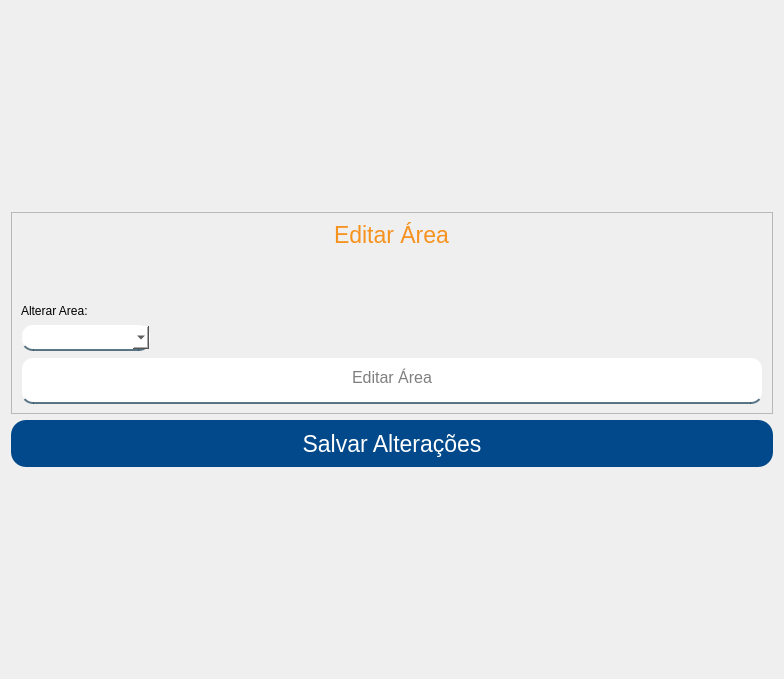
<?xml version="1.0" encoding="UTF-8"?>
<ui version="4.0">
 <class>Form</class>
 <widget class="QWidget" name="Form">
  <property name="geometry">
   <rect>
    <x>0</x>
    <y>0</y>
    <width>780</width>
    <height>679</height>
   </rect>
  </property>
  <property name="windowTitle">
   <string>Form</string>
  </property>
  <property name="styleSheet">
   <string notr="true">QLineEdit, QComboBox {
	background-color: white;
	border:2px solid rgba(0,0,0,0);
	border-radius: 12px;
	border-bottom-color:rgba(46,82,101,200);
	color:rgb(0,0,0);
	padding-bottom:7px;
}

#btnEditarArea {
	background-color: #01498a;
	color: #FFF;
	border: none;
	border-radius: 15px;
}
 
#btnEditarArea:hover {
	background-color: #f6921e;
}
 
#respostaCadastrando {
	color: red;
}

#respostaNaoCadastrando {
	color: red;
}
#titulo {
	color: #f6921e;
}</string>
  </property>
  <layout class="QVBoxLayout" name="verticalLayout">
   <item>
    <spacer name="verticalSpacer_3">
     <property name="orientation">
      <enum>Qt::Vertical</enum>
     </property>
     <property name="sizeHint" stdset="0">
      <size>
       <width>20</width>
       <height>40</height>
      </size>
     </property>
    </spacer>
   </item>
   <item>
    <widget class="QFrame" name="frame_2">
     <property name="sizePolicy">
      <sizepolicy hsizetype="Preferred" vsizetype="Expanding">
       <horstretch>0</horstretch>
       <verstretch>0</verstretch>
      </sizepolicy>
     </property>
     <property name="frameShape">
      <enum>QFrame::StyledPanel</enum>
     </property>
     <property name="frameShadow">
      <enum>QFrame::Raised</enum>
     </property>
     <layout class="QVBoxLayout" name="verticalLayout_2">
      <item alignment="Qt::AlignHCenter|Qt::AlignVCenter">
       <widget class="QLabel" name="titulo">
        <property name="font">
         <font>
          <pointsize>17</pointsize>
         </font>
        </property>
        <property name="text">
         <string>Editar Área</string>
        </property>
       </widget>
      </item>
      <item>
       <spacer name="verticalSpacer_2">
        <property name="orientation">
         <enum>Qt::Vertical</enum>
        </property>
        <property name="sizeHint" stdset="0">
         <size>
          <width>20</width>
          <height>40</height>
         </size>
        </property>
       </spacer>
      </item>
      <item alignment="Qt::AlignLeft|Qt::AlignBottom">
       <widget class="QLabel" name="label_2">
        <property name="text">
         <string>Alterar Area:</string>
        </property>
       </widget>
      </item>
      <item alignment="Qt::AlignLeft">
       <widget class="QComboBox" name="alterarArea">
        <property name="minimumSize">
         <size>
          <width>130</width>
          <height>0</height>
         </size>
        </property>
        <property name="cursor">
         <cursorShape>PointingHandCursor</cursorShape>
        </property>
       </widget>
      </item>
      <item>
       <widget class="QLineEdit" name="cadastrarArea">
        <property name="minimumSize">
         <size>
          <width>0</width>
          <height>47</height>
         </size>
        </property>
        <property name="font">
         <font>
          <pointsize>12</pointsize>
         </font>
        </property>
        <property name="alignment">
         <set>Qt::AlignCenter</set>
        </property>
        <property name="placeholderText">
         <string>Editar Área</string>
        </property>
       </widget>
      </item>
     </layout>
    </widget>
   </item>
   <item>
    <widget class="QPushButton" name="btnEditarArea">
     <property name="minimumSize">
      <size>
       <width>762</width>
       <height>47</height>
      </size>
     </property>
     <property name="font">
      <font>
       <pointsize>17</pointsize>
      </font>
     </property>
     <property name="cursor">
      <cursorShape>PointingHandCursor</cursorShape>
     </property>
     <property name="text">
      <string>Salvar Alterações</string>
     </property>
    </widget>
   </item>
   <item>
    <spacer name="verticalSpacer">
     <property name="orientation">
      <enum>Qt::Vertical</enum>
     </property>
     <property name="sizeHint" stdset="0">
      <size>
       <width>20</width>
       <height>40</height>
      </size>
     </property>
    </spacer>
   </item>
  </layout>
 </widget>
 <resources/>
 <connections/>
</ui>
